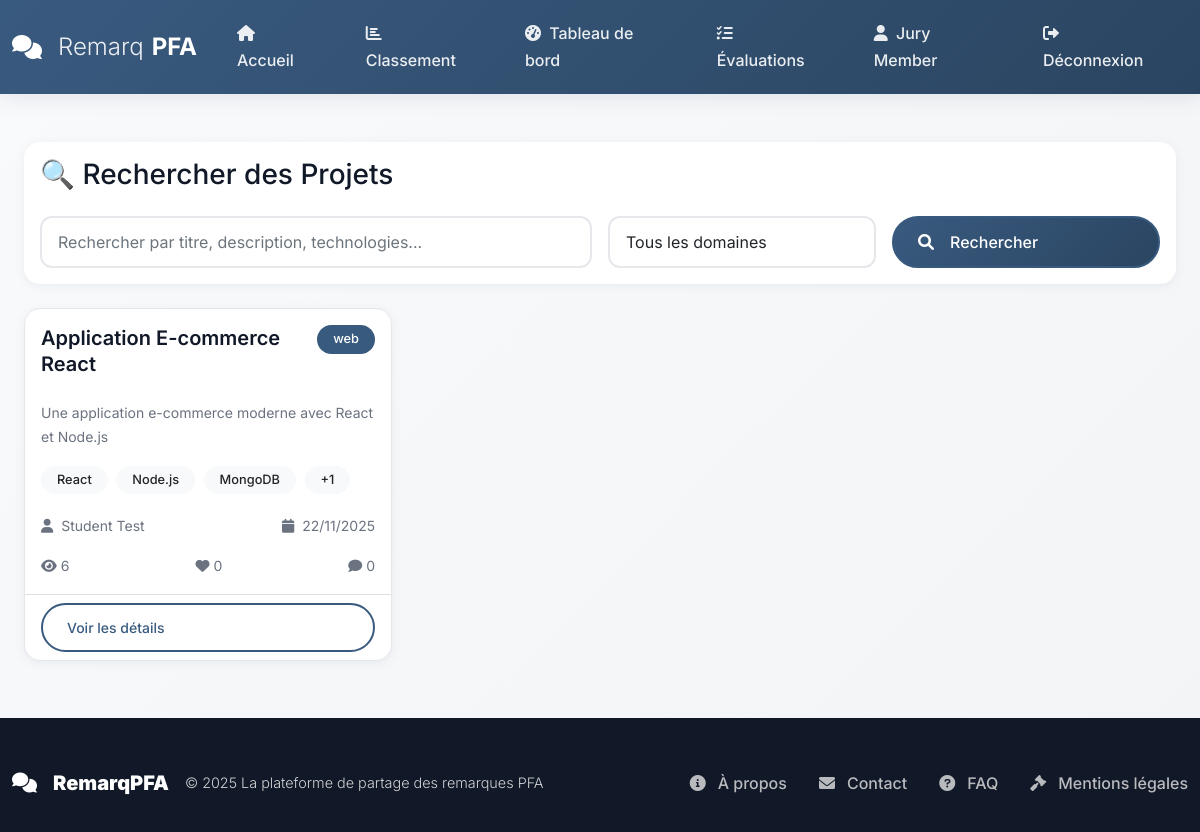
Page /student/rechercher-projets (signed in) on the committed database.
### models.py (models this page shows, shortened)
class User(UserMixin, db.Model):
    __tablename__ = 'users'
    id = db.Column(db.Integer, primary_key=True)
    username = db.Column(db.String(80), unique=True, nullable=False, index=True)
    email = db.Column(db.String(120), unique=True, nullable=False, index=True)
    password_hash = db.Column(db.String(255), nullable=False)
    first_name = db.Column(db.String(50), nullable=True)
    last_name = db.Column(db.String(50), nullable=True)
    role = db.Column(db.String(20), nullable=False, default='student')
    is_active = db.Column(db.Boolean, default=True)
    created_at = db.Column(db.DateTime, default=datetime.utcnow)
    updated_at = db.Column(db.DateTime, default=datetime.utcnow, onupdate=datetime.utcnow)
    comments_as_jury = db.relationship('Comment',
                                      foreign_keys='Comment.jury_id',
                                      backref='jury_user',
                                      lazy='dynamic')
    comments_as_student = db.relationship('Comment',
                                         foreign_keys='Comment.student_id',
                                         backref='student_user',
                                         lazy='dynamic')
    pfa_projects = db.relationship('PFAProject',
                                  foreign_keys='PFAProject.student_id',
                                  backref='project_student',
                                  lazy='dynamic')
    project_comments = db.relationship('ProjectComment',
                                      foreign_keys='ProjectComment.user_id',
                                      backref='comment_author',
                                      lazy='dynamic')
    notifications = db.relationship('Notification',
                                   foreign_keys='Notification.user_id',
                                   backref='user',
                                   lazy='dynamic')
    def get_full_name(self):
        if self.first_name and self.last_name:
            return f"{self.first_name} {self.last_name}"
        return self.username

class PFAProject(db.Model):
    __tablename__ = 'pfaprojects'
    id = db.Column(db.Integer, primary_key=True)
    student_id = db.Column(db.Integer, db.ForeignKey('users.id'), nullable=False, index=True)
    title = db.Column(db.String(200), nullable=False)
    description = db.Column(db.Text, nullable=False)
    domain = db.Column(db.String(100), nullable=False)
    technologies = db.Column(db.String(300), nullable=True)
    github_url = db.Column(db.String(500), nullable=True)
    demo_url = db.Column(db.String(500), nullable=True)
    status = db.Column(db.String(20), default='draft')
    is_public = db.Column(db.Boolean, default=True)
    views_count = db.Column(db.Integer, default=0)
    likes_count = db.Column(db.Integer, default=0)
    created_at = db.Column(db.DateTime, default=datetime.utcnow)
    updated_at = db.Column(db.DateTime, default=datetime.utcnow, onupdate=datetime.utcnow)
    ai_analysis_data = db.Column(db.JSON, nullable=True)
    ai_adaptability_score = db.Column(db.Integer, default=0)
    ai_analysis_date = db.Column(db.DateTime, nullable=True)
    has_ai_analysis = db.Column(db.Boolean, default=False)
    documents = db.relationship('ProjectDocument',
                               backref='project',
                               lazy='dynamic',
                               cascade='all, delete-orphan')
    comments = db.relationship('ProjectComment',
                              backref='project',
                              lazy='dynamic',
                              cascade='all, delete-orphan')
    def get_comments_count(self):
        return self.comments.count()

### routes/student_projects.py (the view)
@student_projects_bp.route('/rechercher-projets')
@login_required
def search_projects():
    query = request.args.get('q', '')
    domain = request.args.get('domain', '')
    page = request.args.get('page', 1, type=int)
    projects_query = PFAProject.query.filter_by(status='published', is_public=True)
    if query:
        projects_query = projects_query.filter(
            PFAProject.title.ilike(f'%{query}%') |
            PFAProject.description.ilike(f'%{query}%') |
            PFAProject.technologies.ilike(f'%{query}%')
        )
    if domain:
        projects_query = projects_query.filter_by(domain=domain)
    projects = projects_query.order_by(PFAProject.created_at.desc()).paginate(
        page=page,
        per_page=9,
        error_out=False
    )
    domains = db.session.query(PFAProject.domain).distinct().all()
    domains = [d[0] for d in domains if d[0]]
    return render_template('student/search_projects.html',
                         projects=projects,
                         query=query,
                         domain=domain,
                         domains=domains)

### templates/student/search_projects.html (shortened to what this page needs)
{% extends "base.html" %}
{% block content %}
<div class="container-fluid py-4">
    <div class="row">
        <div class="col-12">
            <div class="card mb-4">
                <div class="card-body">
                    <h1 class="h3 mb-4">🔍 Rechercher des Projets</h1>
                    <form method="GET" action="{{ url_for('student_projects.search_projects') }}" class="row g-3">
                        <div class="col-md-6">
                            <input type="text" class="form-control" name="q" placeholder="Rechercher par titre, description, technologies..."
                                   value="{{ query }}">
                        </div>
                        <div class="col-md-3">
                            <select class="form-select" name="domain">
                                <option value="">Tous les domaines</option>
                            </select>
                        </div>
                        <div class="col-md-3">
                            <button type="submit" class="btn btn-primary w-100">
                                <i class="fas fa-search me-2"></i>Rechercher
                            </button>
                        </div>
                    </form>
                </div>
            </div>
            <div class="row">
                {% if projects.items %}
                    {% for project in projects.items %}
                    <div class="col-md-6 col-lg-4 mb-4">
                        <div class="card h-100 project-card">
                            <div class="card-body">
                                <div class="d-flex justify-content-between align-items-start mb-3">
                                    <h5 class="card-title">{{ project.title }}</h5>
                                    <span class="badge bg-primary">{{ project.domain }}</span>
                                </div>
                                <p class="card-text text-muted small mb-3">
                                    {{ project.description|truncate(120) }}
                                </p>
                                {% if project.technologies %}
                                <div class="mb-3">
                                    {% for tech in project.technologies.split(',')[:3] %}
                                        <span class="badge bg-light text-dark me-1 mb-1">{{ tech.strip() }}</span>
                                    {% endfor %}
                                    {% if project.technologies.split(',')|length > 3 %}
                                        <span class="badge bg-light text-dark">+{{ project.technologies.split(',')|length - 3 }}</span>
                                    {% endif %}
                                </div>
                                {% endif %}
                                <div class="d-flex justify-content-between align-items-center text-muted small mb-3">
                                    <span>
                                        <i class="fas fa-user me-1"></i>
                                        {{ project.project_student.get_full_name() }}
                                    </span>
                                    <span>
                                        <i class="fas fa-calendar me-1"></i>
                                        {{ project.created_at|datetime('%d/%m/%Y') }}
                                    </span>
                                </div>
                                <div class="d-flex justify-content-between text-muted small">
                                    <span>
                                        <i class="fas fa-eye me-1"></i>{{ project.views_count }}
                                    </span>
                                    <span>
                                        <i class="fas fa-heart me-1"></i>{{ project.likes_count }}
                                    </span>
                                    <span>
                                        <i class="fas fa-comment me-1"></i>{{ project.get_comments_count() }}
                                    </span>
                                </div>
                            </div>
                            <div class="card-footer bg-transparent">
                                <a href="{{ url_for('student_projects.project_detail', project_id=project.id) }}"
                                   class="btn btn-outline-primary btn-sm w-100">
                                    Voir les détails
                                </a>
                            </div>
                        </div>
                    </div>
                    {% endfor %}
                {% endif %}
            </div>
        </div>
    </div>
</div>
{% endblock %}

### templates/base.html (shortened to what this page needs)
<!DOCTYPE html>
<html lang="fr">
<head>
    <link href="https://cdn.jsdelivr.net/npm/bootstrap@5.1.3/dist/css/bootstrap.min.css" rel="stylesheet">
    <link href="https://cdnjs.cloudflare.com/ajax/libs/font-awesome/6.0.0/css/all.min.css" rel="stylesheet">
    <link href="{{ url_for('static', filename='css/main.css') }}" rel="stylesheet">
    <link href="{{ url_for('static', filename='css/modern.css') }}" rel="stylesheet">
</head>
<body>
    <nav class="navbar navbar-expand-lg navbar-dark sticky-top" id="mainNav">
        <div class="container">
            <a class="navbar-brand" href="{{ url_for('public.home') }}">
                <i class="fas fa-comments me-2"></i>
                <span>Remarq</span><strong>PFA</strong>
            </a>
            <div class="collapse navbar-collapse" id="navbarNav">
                <div class="navbar-nav ms-auto">
                    <a class="nav-link" href="{{ url_for('public.home') }}" title="Accueil">
                        <i class="fas fa-home me-1"></i> Accueil
                    </a>
                    <a class="nav-link" href="{{ url_for('public.ranking') }}" title="Classement">
                        <i class="fas fa-chart-bar me-1"></i> Classement
                    </a>
                    {% if current_user.is_authenticated %}
                        {% if current_user.role == 'student' %}
                            <a class="nav-link" href="{{ url_for('student.dashboard') }}" title="Tableau de bord">
                                <i class="fas fa-tachometer-alt me-1"></i> Tableau de bord
                            </a>
                            <a class="nav-link" href="{{ url_for('student_projects.my_projects') }}" title="Mes projets">
                                <i class="fas fa-project-diagram me-1"></i> Mes projets
                            </a>
                        {% elif current_user.role == 'jury' %}
                            <a class="nav-link" href="{{ url_for('jury.dashboard') }}" title="Tableau de bord Jury">
                                <i class="fas fa-tachometer-alt me-1"></i> Tableau de bord
                            </a>
                            <a class="nav-link" href="{{ url_for('jury.projects_to_evaluate') }}" title="Évaluations">
                                <i class="fas fa-tasks me-1"></i> Évaluations
                            </a>
                        {% elif current_user.role == 'admin' %}
                            <a class="nav-link" href="{{ url_for('admin.dashboard') }}" title="Administration">
                                <i class="fas fa-cogs me-1"></i> Administration
                            </a>
                        {% endif %}
                        <a class="nav-link" href="{{ url_for('auth.profile') }}" title="Profil">
                            <i class="fas fa-user me-1"></i> {{ current_user.get_full_name() }}
                        </a>
                        <a class="nav-link" href="{{ url_for('auth.logout') }}" title="Déconnexion">
                            <i class="fas fa-sign-out-alt me-1"></i> Déconnexion
                        </a>
                    {% endif %}
                </div>
            </div>
        </div>
    </nav>
    <main class="flex-shrink-0">
        <div class="container mt-4">
            {% block content %}{% endblock content %}
        </div>
    </main>
    <footer class="footer mt-auto">
        <div class="container">
            <div class="footer-content">
                <div class="footer-brand">
                    <i class="fas fa-comments me-2"></i>
                    <strong>RemarqPFA</strong>
                    <span class="ms-2">© {{ current_year }} La plateforme de partage des remarques PFA</span>
                </div>
                <ul class="footer-links">
                    <li><a href="{{ url_for('public.about') }}" title="À propos"><i class="fas fa-info-circle me-1"></i>À propos</a></li>
                    <li><a href="{{ url_for('public.contact') }}" title="Contact"><i class="fas fa-envelope me-1"></i>Contact</a></li>
                    <li><a href="{{ url_for('public.faq') }}" title="FAQ"><i class="fas fa-question-circle me-1"></i>FAQ</a></li>
                    <li><a href="#" title="Mentions légales"><i class="fas fa-gavel me-1"></i>Mentions légales</a></li>
                </ul>
            </div>
        </div>
    </footer>
</body>
</html>

### rows in the picture
User: get_full_name "Jury Member"
PFAProject: title "Application E-commerce React", domain "web", description "Une application e-commerce moderne avec React et Node.js", strip "React" "Node.js" "MongoDB", technologies.split|length "1", project_student.get_full_name "Student Test", created_at "22/11/2025", views_count "6", likes_count "0", get_comments_count "0"
